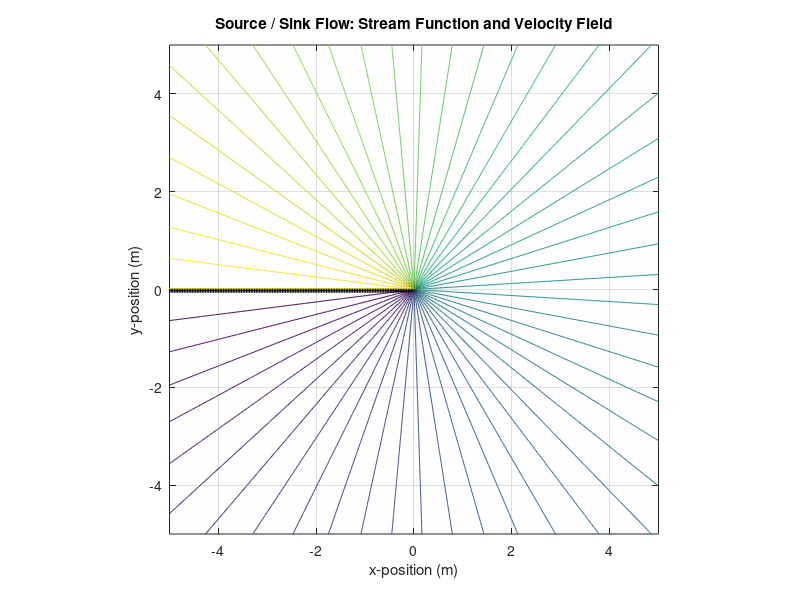

The MATLAB source for this figure:
clc; clear; close all;

% Domain
x = linspace(-5,5,300);
y = linspace(-5,5,300);
[X,Y] = meshgrid(x,y);

% Strength of source (L > 0 source, L < 0 sink)
L = 5;

% Stream function for source/sink
psi = (L/(2*pi)) * atan2(Y, X);

% Velocity from stream function
dx = x(2) - x(1);
dy = y(2) - y(1);
[psi_y, psi_x] = gradient(psi, dy, dx);

U = psi_y;        % u = dψ/dy
V = -psi_x;       % v = -dψ/dx

% Plot streamlines
figure;
contour(X, Y, psi, 50);
hold on;
quiver(X, Y, U, V, 'k');
hold off;

xlabel('x-position (m)');
ylabel('y-position (m)');
title('Source / Sink Flow: Stream Function and Velocity Field');
axis equal;
grid on;
